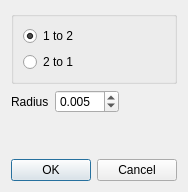
<?xml version="1.0" encoding="UTF-8"?>
<ui version="4.0">
 <class>Settings</class>
 <widget class="QDialog" name="Settings">
  <property name="geometry">
   <rect>
    <x>0</x>
    <y>0</y>
    <width>174</width>
    <height>141</height>
   </rect>
  </property>
  <property name="windowTitle">
   <string>Settings</string>
  </property>
  <layout class="QVBoxLayout" name="verticalLayout">
   <property name="sizeConstraint">
    <enum>QLayout::SetFixedSize</enum>
   </property>
   <item>
    <widget class="QGroupBox" name="groupBox">
     <property name="title">
      <string/>
     </property>
     <layout class="QVBoxLayout" name="verticalLayout_2">
      <item>
       <widget class="QRadioButton" name="radioGeo">
        <property name="text">
         <string>1 to 2</string>
        </property>
        <property name="checked">
         <bool>true</bool>
        </property>
       </widget>
      </item>
      <item>
       <widget class="QRadioButton" name="radio1Ring">
        <property name="text">
         <string>2 to 1</string>
        </property>
        <property name="checked">
         <bool>false</bool>
        </property>
       </widget>
      </item>
     </layout>
    </widget>
   </item>
   <item>
    <layout class="QGridLayout" name="gridLayout">
     <item row="0" column="0">
      <widget class="QLabel" name="label">
       <property name="text">
        <string>Radius</string>
       </property>
      </widget>
     </item>
     <item row="0" column="2">
      <spacer name="horizontalSpacer">
       <property name="orientation">
        <enum>Qt::Horizontal</enum>
       </property>
       <property name="sizeHint" stdset="0">
        <size>
         <width>40</width>
         <height>20</height>
        </size>
       </property>
      </spacer>
     </item>
     <item row="1" column="0">
      <spacer name="verticalSpacer">
       <property name="orientation">
        <enum>Qt::Vertical</enum>
       </property>
       <property name="sizeHint" stdset="0">
        <size>
         <width>20</width>
         <height>40</height>
        </size>
       </property>
      </spacer>
     </item>
     <item row="0" column="1">
      <widget class="QDoubleSpinBox" name="Radius">
       <property name="decimals">
        <number>3</number>
       </property>
       <property name="singleStep">
        <double>0.001000000000000</double>
       </property>
       <property name="value">
        <double>0.005000000000000</double>
       </property>
      </widget>
     </item>
    </layout>
   </item>
   <item>
    <widget class="QDialogButtonBox" name="buttonBox">
     <property name="orientation">
      <enum>Qt::Horizontal</enum>
     </property>
     <property name="standardButtons">
      <set>QDialogButtonBox::Cancel|QDialogButtonBox::Ok</set>
     </property>
    </widget>
   </item>
  </layout>
 </widget>
 <resources/>
 <connections>
  <connection>
   <sender>buttonBox</sender>
   <signal>accepted()</signal>
   <receiver>Settings</receiver>
   <slot>accept()</slot>
   <hints>
    <hint type="sourcelabel">
     <x>164</x>
     <y>131</y>
    </hint>
    <hint type="destinationlabel">
     <x>157</x>
     <y>140</y>
    </hint>
   </hints>
  </connection>
  <connection>
   <sender>buttonBox</sender>
   <signal>rejected()</signal>
   <receiver>Settings</receiver>
   <slot>reject()</slot>
   <hints>
    <hint type="sourcelabel">
     <x>164</x>
     <y>131</y>
    </hint>
    <hint type="destinationlabel">
     <x>173</x>
     <y>140</y>
    </hint>
   </hints>
  </connection>
 </connections>
</ui>
